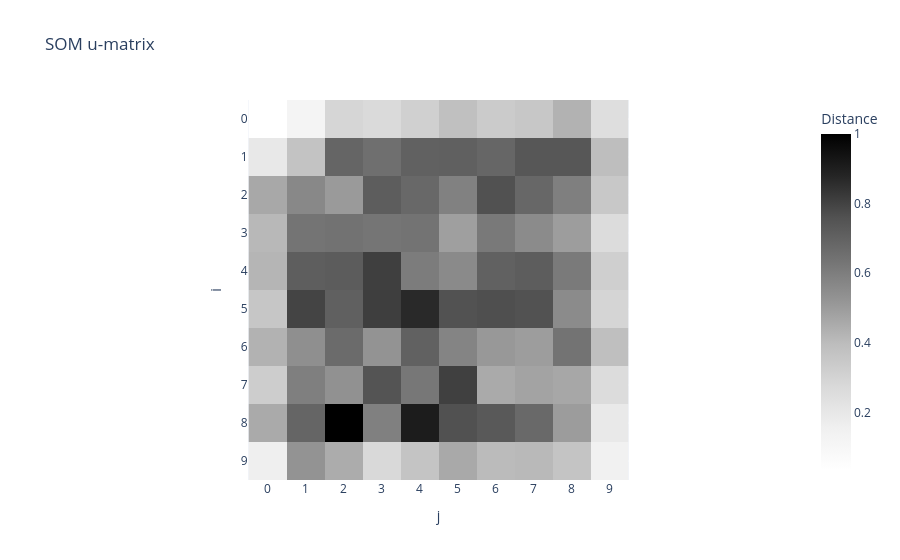

The cell this chart's notebook holds for it:
### Code cell
u_matrix_plot = kairo.plot_som_u_matrix(som)
u_matrix_plot.show()

### Figure 1 — Plotly figure (JSON) as saved in the notebook; plotly's stock layout.template omitted (floating-point values rounded to 4 significant figures)
{"data": [{"coloraxis": "coloraxis", "hovertemplate": "j: %{x}<br>i: %{y}<br>Distance: %{z}<extra></extra>", "name": "0", "type": "heatmap", "xaxis": "x", "yaxis": "y", "z": [[0.03511, 0.1203, 0.2902, 0.2697, 0.3131, 0.3835, 0.3377, 0.3551, 0.4311, 0.2516], [0.1998, 0.3722, 0.6879, 0.6536, 0.7034, 0.708, 0.6871, 0.7423, 0.7412, 0.3938], [0.4605, 0.5645, 0.5043, 0.7182, 0.6786, 0.5894, 0.7612, 0.6837, 0.5953, 0.3515], [0.4122, 0.6351, 0.6402, 0.6306, 0.6372, 0.4891, 0.6169, 0.5539, 0.4945, 0.2596], [0.4217, 0.7155, 0.721, 0.8105, 0.6068, 0.5594, 0.7029, 0.7175, 0.615, 0.3186], [0.3578, 0.7965, 0.708, 0.8113, 0.8689, 0.7576, 0.7662, 0.7574, 0.557, 0.2914], [0.4299, 0.5412, 0.6661, 0.5293, 0.7052, 0.5813, 0.5107, 0.497, 0.6381, 0.3867], [0.3279, 0.5978, 0.5346, 0.7526, 0.6235, 0.8067, 0.4556, 0.4777, 0.4649, 0.2624], [0.4557, 0.6891, 1.0, 0.593, 0.9089, 0.7623, 0.7337, 0.6729, 0.4992, 0.1934], [0.1591, 0.5273, 0.4481, 0.2744, 0.3687, 0.4589, 0.4024, 0.4086, 0.3676, 0.1459]]}], "layout": {"coloraxis": {"colorbar": {"title": {"text": "Distance"}}, "colorscale": [[0, "rgb(255,255,255)"], [0.125, "rgb(240,240,240)"], [0.25, "rgb(217,217,217)"], [0.375, "rgb(189,189,189)"], [0.5, "rgb(150,150,150)"], [0.625, "rgb(115,115,115)"], [0.75, "rgb(82,82,82)"], [0.875, "rgb(37,37,37)"], [1, "rgb(0,0,0)"]]}, "title": {"text": "SOM u-matrix"}, "xaxis": {"anchor": "y", "constrain": "domain", "domain": [0, 1], "dtick": 1, "scaleanchor": "y", "title": {"text": "j"}}, "yaxis": {"anchor": "x", "autorange": "reversed", "constrain": "domain", "domain": [0, 1], "dtick": 1, "title": {"text": "i"}}}}
